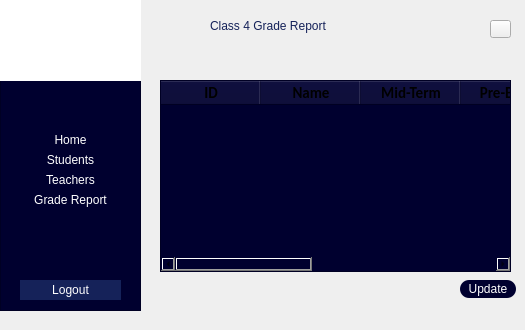
    <widget class="QWidget" name="page_Class_4_Grades_report">
     <widget class="QFrame" name="frame_26">
      <property name="geometry">
       <rect>
        <x>0</x>
        <y>-10</y>
        <width>141</width>
        <height>321</height>
       </rect>
      </property>
      <property name="styleSheet">
       <string notr="true">background-color: rgb(0, 0, 47);</string>
      </property>
      <property name="frameShape">
       <enum>QFrame::Shape::StyledPanel</enum>
      </property>
      <property name="frameShadow">
       <enum>QFrame::Shadow::Raised</enum>
      </property>
      <widget class="QPushButton" name="pushButton_96">
       <property name="geometry">
        <rect>
         <x>20</x>
         <y>140</y>
         <width>101</width>
         <height>20</height>
        </rect>
       </property>
       <property name="styleSheet">
        <string notr="true">border-radius:0px;
color:white;
font: 700 10pt &quot;Calibri&quot;;
</string>
       </property>
       <property name="text">
        <string>Home</string>
       </property>
      </widget>
      <widget class="QPushButton" name="pushButton_97">
       <property name="geometry">
        <rect>
         <x>20</x>
         <y>200</y>
         <width>101</width>
         <height>20</height>
        </rect>
       </property>
       <property name="styleSheet">
        <string notr="true">border-radius:0px;
color:white;
font: 700 10pt &quot;Calibri&quot;;
</string>
       </property>
       <property name="text">
        <string>Grade Report</string>
       </property>
      </widget>
      <widget class="QPushButton" name="pushButton_98">
       <property name="geometry">
        <rect>
         <x>20</x>
         <y>290</y>
         <width>101</width>
         <height>20</height>
        </rect>
       </property>
       <property name="styleSheet">
        <string notr="true">background-color: rgb(21, 34, 89,255);
color:white;
font: 700 10pt &quot;Calibri&quot;;
border-color: rgb(21, 34, 89);
border-radius:0;
border-style:none;</string>
       </property>
       <property name="text">
        <string>Logout</string>
       </property>
      </widget>
      <widget class="QLabel" name="label_61">
       <property name="geometry">
        <rect>
         <x>0</x>
         <y>0</y>
         <width>141</width>
         <height>91</height>
        </rect>
       </property>
       <property name="styleSheet">
        <string notr="true">background-color: rgb(255, 255, 255);</string>
       </property>
       <property name="text">
        <string/>
       </property>
       <property name="pixmap">
        <pixmap resource="school-logo.qrc">:/school-logo/new/prefix1/images/School Logo.jpeg</pixmap>
       </property>
       <property name="scaledContents">
        <bool>true</bool>
       </property>
      </widget>
      <widget class="QPushButton" name="pushButton_99">
       <property name="geometry">
        <rect>
         <x>20</x>
         <y>160</y>
         <width>101</width>
         <height>20</height>
        </rect>
       </property>
       <property name="styleSheet">
        <string notr="true">border-radius:0px;
color:white;
font: 700 10pt &quot;Calibri&quot;;
</string>
       </property>
       <property name="text">
        <string>Students</string>
       </property>
      </widget>
      <widget class="QPushButton" name="pushButton_100">
       <property name="geometry">
        <rect>
         <x>20</x>
         <y>180</y>
         <width>101</width>
         <height>20</height>
        </rect>
       </property>
       <property name="styleSheet">
        <string notr="true">border-radius:0px;
color:white;
font: 700 10pt &quot;Calibri&quot;;
</string>
       </property>
       <property name="text">
        <string>Teachers</string>
       </property>
      </widget>
     </widget>
     <widget class="QLabel" name="label_28">
      <property name="geometry">
       <rect>
        <x>210</x>
        <y>10</y>
        <width>241</width>
        <height>31</height>
       </rect>
      </property>
      <property name="styleSheet">
       <string notr="true">color:rgba(21,34,89,255);
font: 700 20pt &quot;Calibri&quot;;
border-with:0px;
border-style:none;
qproperty-alignment:AlignCenter;</string>
      </property>
      <property name="text">
       <string>Class 4 Grade Report </string>
      </property>
     </widget>
     <widget class="QPushButton" name="pushButton_101">
      <property name="geometry">
       <rect>
        <x>490</x>
        <y>20</y>
        <width>21</width>
        <height>18</height>
       </rect>
      </property>
      <property name="styleSheet">
       <string notr="true"/>
      </property>
      <property name="text">
       <string/>
      </property>
      <property name="icon">
       <iconset resource="Profile-logo.qrc">
        <normaloff>:/Profile-logo/new/prefix1/images/Profile icon.png</normaloff>:/Profile-logo/new/prefix1/images/Profile icon.png</iconset>
      </property>
     </widget>
     <widget class="QTableWidget" name="tableWidget_11">
      <property name="geometry">
       <rect>
        <x>160</x>
        <y>80</y>
        <width>351</width>
        <height>192</height>
       </rect>
      </property>
      <property name="styleSheet">
       <string notr="true">background-color: rgb(0, 0, 47);</string>
      </property>
      <column>
       <property name="text">
        <string>ID</string>
       </property>
       <property name="font">
        <font>
         <family>Calibri</family>
         <pointsize>11</pointsize>
         <bold>true</bold>
        </font>
       </property>
      </column>
      <column>
       <property name="text">
        <string>Name</string>
       </property>
       <property name="font">
        <font>
         <family>Calibri</family>
         <pointsize>11</pointsize>
         <bold>true</bold>
        </font>
       </property>
      </column>
      <column>
       <property name="text">
        <string>Mid-Term</string>
       </property>
       <property name="font">
        <font>
         <family>Calibri</family>
         <pointsize>11</pointsize>
         <bold>true</bold>
        </font>
       </property>
      </column>
      <column>
       <property name="text">
        <string>Pre-Board</string>
       </property>
       <property name="font">
        <font>
         <family>Calibri</family>
         <pointsize>11</pointsize>
         <bold>true</bold>
        </font>
       </property>
      </column>
      <column>
       <property name="text">
        <string>Total Marks</string>
       </property>
       <property name="font">
        <font>
         <family>Calibri</family>
         <pointsize>11</pointsize>
         <bold>true</bold>
        </font>
       </property>
      </column>
      <column>
       <property name="text">
        <string>Obtained Marks</string>
       </property>
       <property name="font">
        <font>
         <family>Calibri</family>
         <pointsize>11</pointsize>
         <bold>true</bold>
        </font>
       </property>
      </column>
      <column>
       <property name="text">
        <string>Grades</string>
       </property>
       <property name="font">
        <font>
         <family>Calibri</family>
         <pointsize>11</pointsize>
         <bold>true</bold>
        </font>
       </property>
      </column>
     </widget>
     <widget class="QPushButton" name="pushButton_102">
      <property name="geometry">
       <rect>
        <x>460</x>
        <y>280</y>
        <width>56</width>
        <height>18</height>
       </rect>
      </property>
      <property name="styleSheet">
       <string notr="true">background-color: rgb(0, 0, 47);
color: rgb(255, 255, 255);
border-style:solid;
border-radius:9px;</string>
      </property>
      <property name="text">
       <string>Update</string>
      </property>
     </widget>
    </widget>
